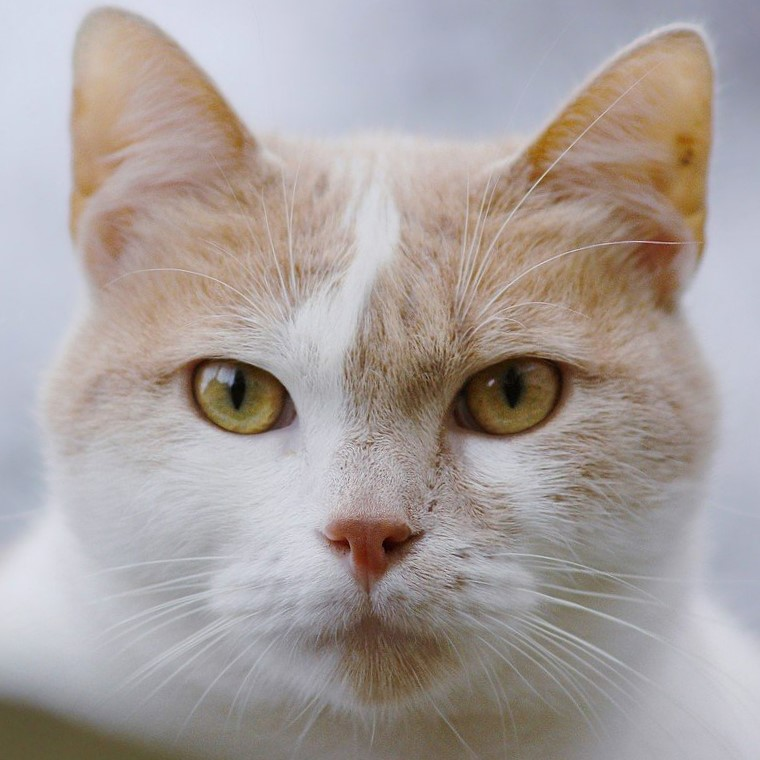
#> input picture блендинг_пирамида/cat2.jpg, 760 x 760 px
$ jupyter execute task.ipynb
#> lines starting #> are read from the running program, lines starting #| are printed output that depends on the picture
[cell 1]
import matplotlib.pyplot as plt
import cv2
import numpy as np

[cell 2]
def blending(path_img1, path_img2, height=6):
#> called with path_img1 = 'cat2.jpg', path_img2 = 'cat1.jpg', height = 3
    img1 = cv2.imread(path_img1)
#> img1 is the input picture: shape (760, 760, 3); mean B, G, R 156.9, 159.3, 167.9
    img2 = cv2.imread(path_img2)
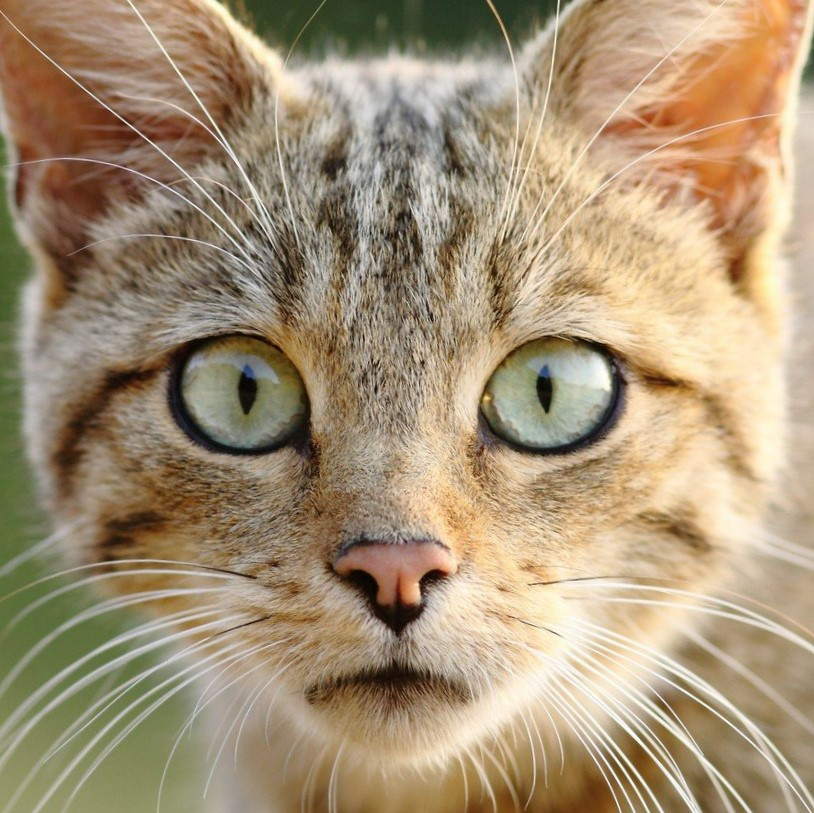
#> input picture блендинг_пирамида/cat1.jpg, 814 x 813 px
#> img2 is the input picture: shape (813, 814, 3); mean B, G, R 118, 146.7, 166

    #print(img1.shape, img2.shape)

    w, h, _ = img1.shape
#> w = 760; h = 760
    img2 = cv2.resize(img2, (h, w))
#> img2: shape (760, 760, 3)

    print(img1.shape, img2.shape)
#| (760, 760, 3) (760, 760, 3)

    # пирамида Гаусса для первого изображения
    gp1 = [img1]
    for i in range(height):
        img1 = cv2.pyrDown(img1)
        gp1.append(img1)
#> this loop made 3 passes
#> pass 3, in blending, `img1 = cv2.pyrDown(img1)`:
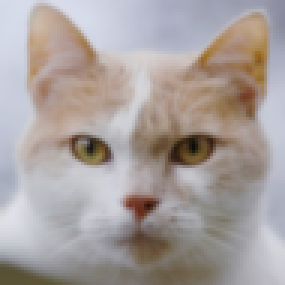
#> img1: shape (95, 95, 3) (shown 3 times larger); mean B, G, R 157.3, 159.7, 168.2
#> after the loop, gp1 = 4 items

    # пирамида Гаусса для второго изображения
    gp2 = [img2]
    for i in range(height):
        img2 = cv2.pyrDown(img2)
        gp2.append(img2)
#> this loop made 3 passes
#> pass 2, in blending, `img2 = cv2.pyrDown(img2)`:
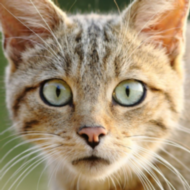
#> img2: shape (190, 190, 3); mean B, G, R 117.7, 146.4, 165.8
#> pass 3, in blending, `img2 = cv2.pyrDown(img2)`:
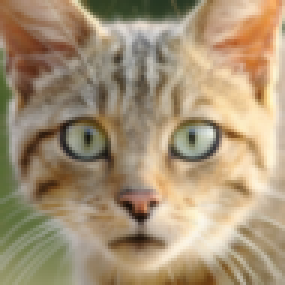
#> img2: shape (95, 95, 3) (shown 3 times larger); mean B, G, R 117.5, 146.3, 165.5
#> after the loop, gp2 = 4 items

    # пирамида Лапласа для первого изображения
    lp1 = [gp1[height - 1]]
    for i in range(height - 1, 0, -1):
        GE = cv2.pyrUp(gp1[i])
        rows, cols, _ = gp1[i - 1].shape
        GE = GE[:rows, :cols]
        L = cv2.subtract(gp1[i - 1], GE)
        lp1.append(L)
#> this loop made 2 passes
#> pass 1, in blending, `L = cv2.subtract(gp1[i - 1], GE)`:
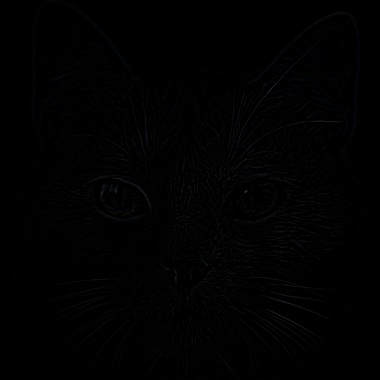
#> L: shape (380, 380, 3); mean of channels 0, 1, 2 1.3, 1.1, 1; drawn as B, G, R
#> after the loop, lp1 = 3 items

    # пирамида Лапласа для второго изображения
    lp2 = [gp2[height - 1]]
    for i in range(height - 1, 0, -1):
        GE = cv2.pyrUp(gp2[i])
        rows, cols, _ = gp2[i - 1].shape
        GE = GE[:rows, :cols]
        L = cv2.subtract(gp2[i - 1], GE)
        lp2.append(L)
#> this loop made 2 passes
#> pass 1, in blending, `GE = cv2.pyrUp(gp2[i])`:
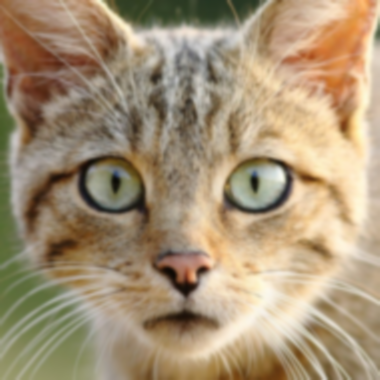
#> GE: shape (380, 380, 3); mean of channels 0, 1, 2 117.9, 146.6, 165.9; drawn as B, G, R
#> after the loop, lp2 = 3 items

    # соединяем левые и правые части на каждом уровне пирамид
    LS = []
    for l1, l2 in zip(lp1, lp2):
        _, cols, _ = l1.shape
        ls = np.hstack((l1[:, :int(cols / 2)], l2[:, int(cols / 2):]))
        LS.append(ls)
#> this loop made 3 passes
#> cols on passes 1 to 3: 190, 380, 760
#> pass 1, in blending, `ls = np.hstack((l1[:, :int(cols / 2)], l2[:, int(cols / 2):]))`:
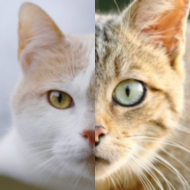
#> ls: shape (190, 190, 3); mean B, G, R 154.9, 171.3, 186.7
#> after the loop, LS = 3 items

    res = LS[0]
    for i in range(1, height):
        res = cv2.pyrUp(res)
        rows, cols, _ = LS[i].shape
        res = res[:rows, :cols]
        res = cv2.add(res, LS[i])
#> this loop made 2 passes
#> pass 1, in blending, `res = cv2.pyrUp(res)`:
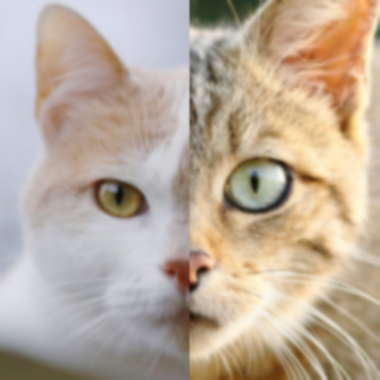
#> res: shape (380, 380, 3); mean B, G, R 154.7, 171.2, 186.7
#> pass 2, in blending, `res = cv2.add(res, LS[i])`:
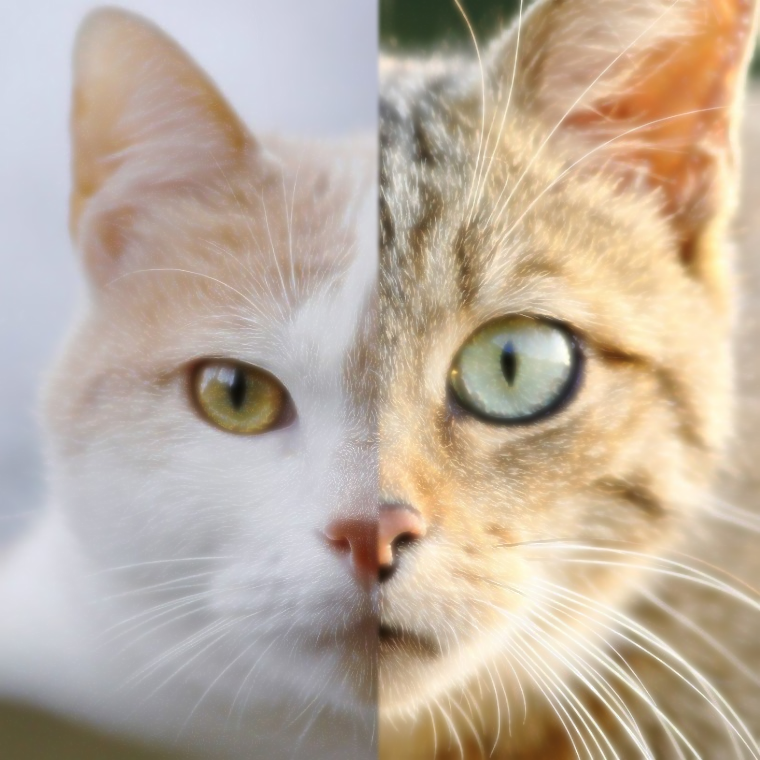
#> res: shape (760, 760, 3); mean B, G, R 158.7, 174.8, 190.1

    return res

[cell 3]
# выведем все результаты
fig, axs = plt.subplots(1, 3, figsize=(10, 10))
list_h = [3, 6, 10]

for i, (ax, h) in enumerate(zip(axs.ravel(), list_h)):
    res = blending("cat2.jpg", "cat1.jpg", height=h)
    ax.imshow(cv2.cvtColor(res, cv2.COLOR_BGR2RGB))
    ax.set_title('height = ' + str(h))
    ax.get_yaxis().set_visible(False)
    ax.get_xaxis().set_visible(False)
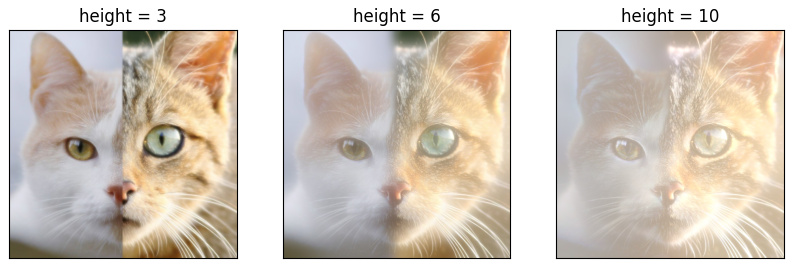
#> figure drawn by matplotlib, 3 panels
